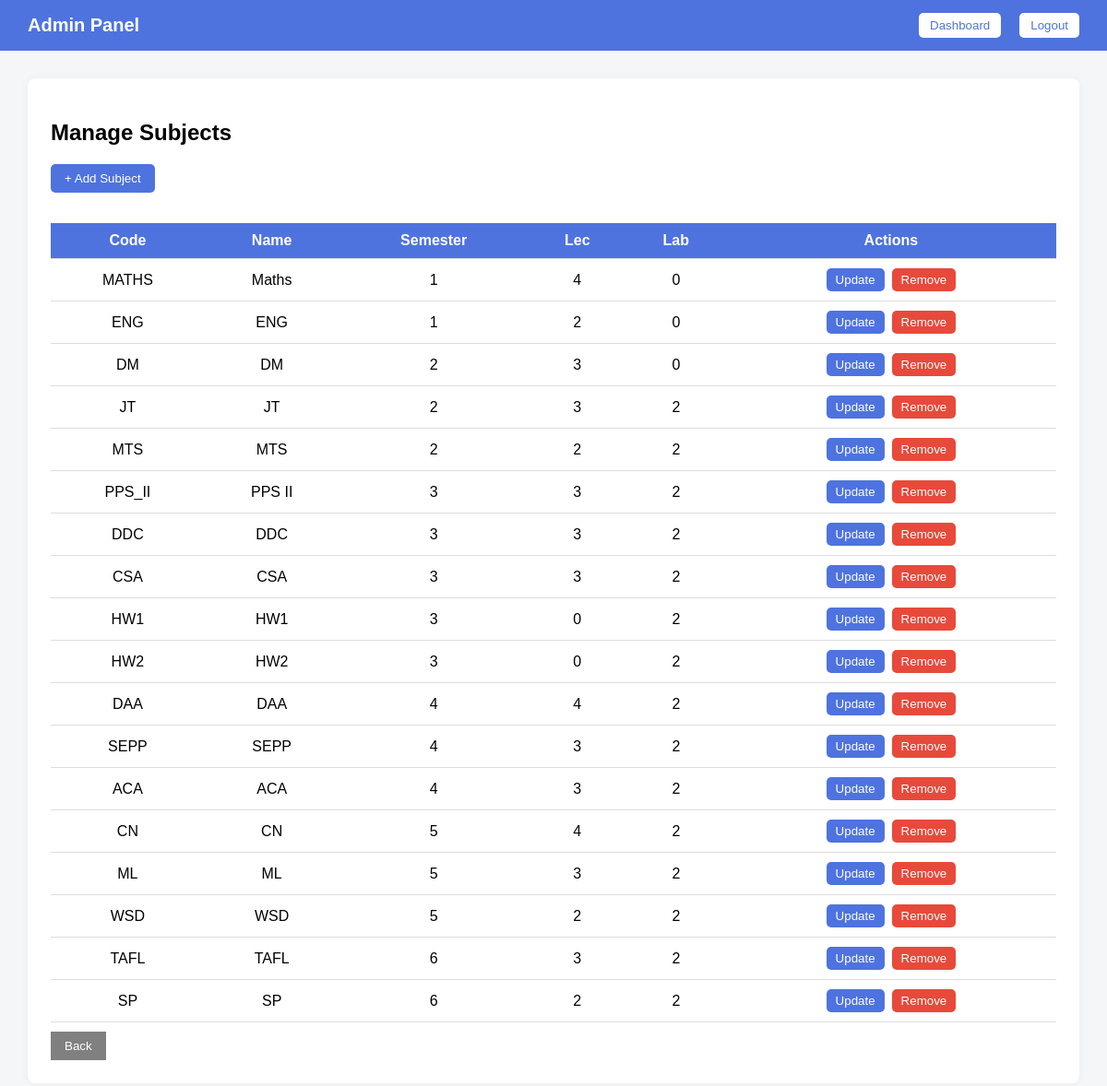
The page /admin_hm/manage-users/subjects/ (signed in) on the database as committed earlier.
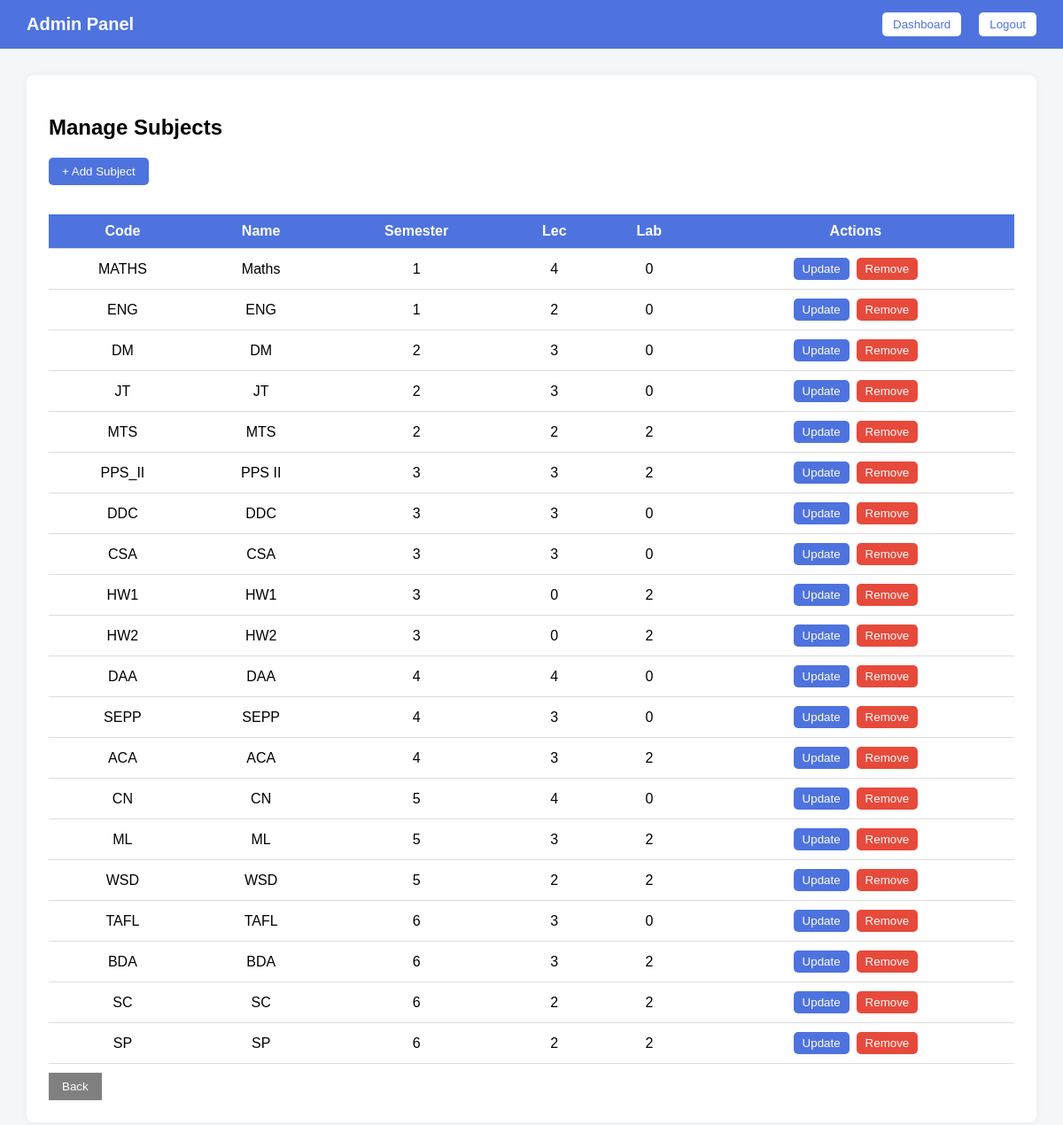
The same page on the database as committed later.
### generator/models.py (models this page shows, shortened)
class Subject(models.Model):
    subject_code = models.CharField(max_length=20, unique=True)
    subject_name = models.CharField(max_length=100)
    semester = models.IntegerField()
    lecture_hours = models.IntegerField()
    lab_hours = models.IntegerField(default=0)

### generator/views.py (the view)
# urls.py: path("admin_hm/manage-users/subjects/", views.manage_subjects, name="manage_subjects"),
@login_required
def manage_subjects(request):
    subjects = Subject.objects.all()
    return render(request, "generator/admin/manage_subjects.html", {"subjects": subjects})

### generator/templates/generator/admin/manage_subjects.html (shortened to what this page needs)
<!doctype html>
<html>
  <head>
  </head>
  <body>
    <nav class="navbar">
      <div class="nav-left">Admin Panel</div>
      <div class="nav-right">
        <a href="{% url 'admin_home' %}"><button>Dashboard</button></a>
        <a href="{% url 'login' %}"><button>Logout</button></a>
      </div>
    </nav>
    <div class="main-container">
      <div class="card">
        <h2>Manage Subjects</h2>
        <a href="{% url 'add_subject' %}">
          <button class="add-btn">+ Add Subject</button>
        </a>
        <br /><br />
        <table>
          <tr>
            <th>Code</th>
            <th>Name</th>
            <th>Semester</th>
            <th>Lec</th>
            <th>Lab</th>
            <th>Actions</th>
          </tr>
          {% for s in subjects %}
          <tr>
            <td>{{ s.subject_code }}</td>
            <td>{{ s.subject_name }}</td>
            <td>{{ s.semester }}</td>
            <td>{{ s.lecture_hours }}</td>
            <td>{{ s.lab_hours }}</td>
            <td class="actions">
              <a href="{% url 'update_subject' s.id %}">
                <button class="update-btn">Update</button>
              </a>
              <form method="post" action="{% url 'delete_subject' s.id %}" onsubmit="return confirm('Delete this subject?');">
                <button class="delete-btn">Remove</button>
              </form>
            </td>
          </tr>
          {% endfor %}
        </table>
        <a href="{% url 'manage_users' %}">
          <button class="btn-secondary">Back</button>
        </a>
      </div>
    </div>
  </body>
</html>

### generator/templates/generator/admin/manage_subjects.html (style rules this page uses)
body { margin: 0; font-family: Arial; background: #f4f6f8; }
.navbar { background: #4e73df; color: white; padding: 14px 30px; display: flex; justify-content: space-between; align-items: center; }
.nav-left { font-size: 20px; font-weight: 600; }
.nav-right { display: flex; gap: 20px; align-items: center; }
.nav-right button { background: white; color: #4e73df; border: none; padding: 6px 12px; border-radius: 5px; cursor: pointer; }
.main-container { padding: 30px; }
.card { background: white; padding: 25px; border-radius: 8px; box-shadow: 0 0 8px rgba(0, 0, 0, 0.05); }
table { width: 100%; border-collapse: collapse; background: white; }
th, td { padding: 10px; border-bottom: 1px solid #ddd; }
th { background: #4e73df; color: white; }
.add-btn { background: #4e73df; color: white; border: none; padding: 8px 15px; border-radius: 5px; cursor: pointer; margin-bottom: 15px; }
.update-btn { background: #4e73df; color: white; border: none; padding: 5px 10px; border-radius: 5px; cursor: pointer; }
.delete-btn { background: #e74a3b; color: white; border: none; padding: 5px 10px; border-radius: 5px; cursor: pointer; }
.btn-secondary { background: gray; color: white; border: none; padding: 8px 15px; margin-top: 10px; cursor: pointer; }
table th, table td { text-align: center; vertical-align: middle; }
.actions { display: flex; gap: 8px; align-items: center; justify-content: center; }

Rows that differ between the two databases and show on the page:
changed Subject "JT": lab_hours "2" → "0"
changed Subject "DDC": lab_hours "2" → "0"
changed Subject "CSA": lab_hours "2" → "0"
changed Subject "DAA": lab_hours "2" → "0"
changed Subject "SEPP": lab_hours "2" → "0"
changed Subject "CN": lab_hours "2" → "0"
changed Subject "TAFL": lab_hours "2" → "0"
added Subject: subject_code "BDA", subject_name "BDA", semester "6", lecture_hours "3", lab_hours "2"
added Subject: subject_code "SC", subject_name "SC", semester "6", lecture_hours "2", lab_hours "2"
